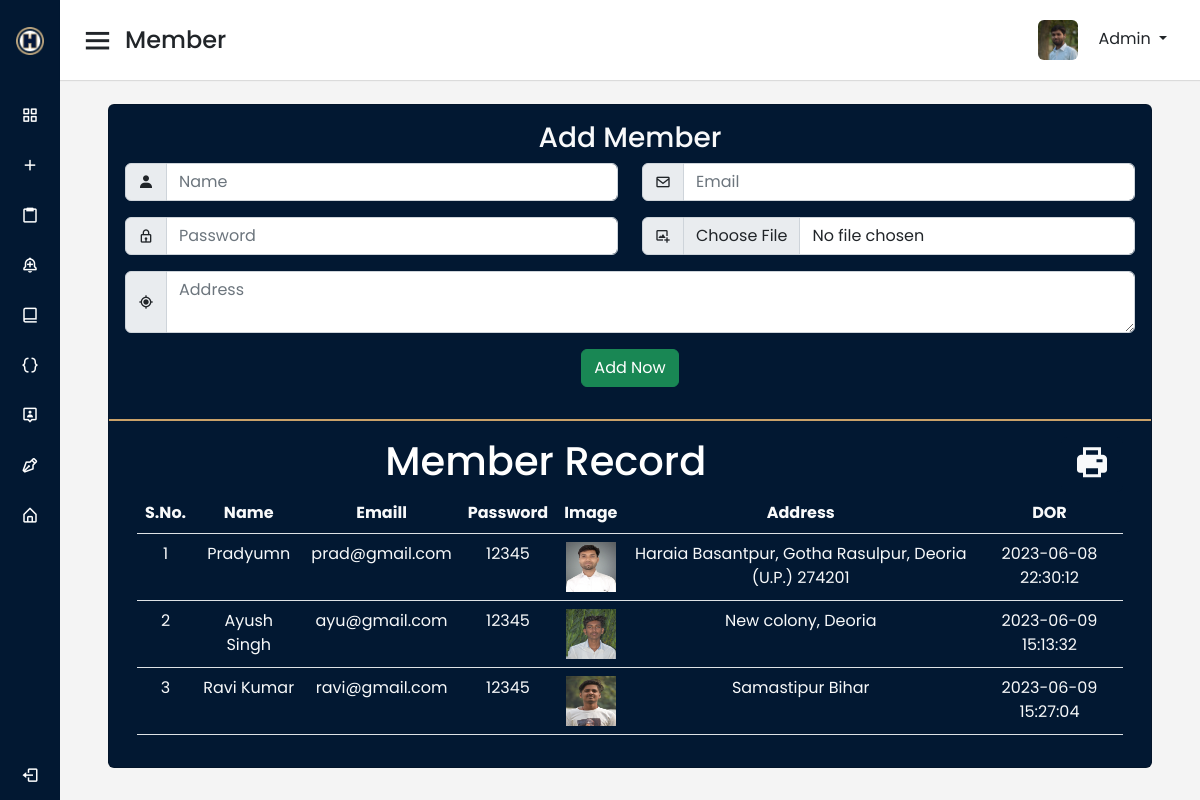
/admin/member.php, run on the app's committed database.
### tables this page shows
CREATE TABLE IF NOT EXISTS `tbl_member` (
  `id` int NOT NULL AUTO_INCREMENT,
  `member_name` varchar(60) DEFAULT NULL,
  `member_email` varchar(60) DEFAULT NULL,
  `member_pass` varchar(60) DEFAULT NULL,
  `member_img` varchar(120) DEFAULT NULL,
  `member_add` varchar(120) DEFAULT NULL,
  `dor` varchar(30) DEFAULT NULL,
  PRIMARY KEY (`id`)
);

### admin/member.php (the view, shortened to what this page needs)
<?php
include("./../dbcon.php");
require("header.php");
require("dashbord_menu.php");
?>
<section class="home-section">
    <nav>
        <div class="sidebar-button">
            <i class='bx bx-menu sidebarBtn'></i>
            <span class="dashboard">Member</span>
        </div>
        <div class="profile-details">
            <div class="dropdown">
                <button class="btn dropdown-toggle" type="button" data-bs-toggle="dropdown" aria-expanded="false">
                    <img src="../assets/img/DSC_2972.JPG" class="me-3" alt="">
                    Admin
                </button>
            </div>
        </div>
    </nav>
    <div class="home-content">
        <div class="card mx-5" style="background: #021832;color: #fff;">
            <div class="row g-0">
                <div class="col-lg text-center">
                    <div class="card-body ">
                        <h3 class="card-title text-light ">Add Member</h3>
                        <form action="" method="post" enctype="multipart/form-data">
                            <div class="row">
                                <div class="col-lg mb-3 mb-lg-3 input-group">
                                    <span class="input-group-text" id="basic-addon1"><i class='bx bxs-user'></i></span>
                                    <input type="text" class="form-control" placeholder="Name" name="name" aria-label="Name" aria-describedby="basic-addon1" required>
                                </div>
                                <div class="col-lg mb-3 mb-lg-3 input-group">
                                    <span class="input-group-text" id="basic-addon1"><i class='bx bx-envelope'></i></span>
                                    <input type="email" class="form-control" placeholder="Email" name="email" aria-label="Email" aria-describedby="basic-addon1" required>
                                </div>
                            </div>
                            <div class="row">
                                <div class="col-lg mb-3 mb-lg-3 input-group">
                                    <span class="input-group-text" id="basic-addon1"><i class='bx bx-lock'></i></span>
                                    <input type="password" class="form-control" placeholder="Password" name="pass" aria-label="Passs" aria-describedby="basic-addon1" required>
                                </div>
                                <div class="col-lg mb-3 mb-lg-3 input-group">
                                    <span class="input-group-text" id="basic-addon1"><i class='bx bx-image-add'></i></span>
                                    <input type="file" class="form-control" placeholder="Img" name="img" aria-label="Img" aria-describedby="basic-addon1" required accept=".png, .jpg, .jpeg">
                                </div>
                            </div>
                            <div class="row">
                            <div class="col-lg mb-3 mb-lg-3 input-group">
                                    <span class="input-group-text" id="basic-addon1"><i class='bx bx-current-location'></i></span>
                                    <textarea class="form-control" placeholder="Address" name="add" aria-label="Add" aria-describedby="basic-addon1" required></textarea>
                                </div>
                            </div>
                            <div class="col-lg mb-3 mb-lg-3">
                                <button type="submit" name="submit" class="btn btn-success mx-3 mx-lg-5">Add Now</button>
                            </div>
                        </form>
                    </div>
                </div>
            </div>
            <div class="row mx-0">
                <div class="col-lg text-center " style="border-top: 2px solid #caa169;">
                    <div class="card-body  ">
                        <div class="row">
                            <div class="col-lg-10 view_stu">
                                <h3 class=" h1 text-center">Member Record</h3>
                            </div>
                            <div class="col-lg-2 text-end ">
                                <button onclick="section('id')" class="btn text-light" style="background: #021832;">
                                    <i class='bx bxs-printer bx-md'></i></button>
                            </div>
                        </div>
                        <div class="table-responsive">
                            <table class="table text-light">
                                <thead>
                                    <tr>
                                        <th>S.No.</th>
                                        <th>Name</th>
                                        <th>Emaill</th>
                                        <th>Password</th>
                                        <th>Image</th>
                                        <th>Address</th>
                                        <th>DOR</th>
                                    </tr>
                                </thead>
                                <tbody>
                                    <?php
                                    $slct_qry = "SELECT * FROM tbl_member";
                                    $res1 = mysqli_query($con, $slct_qry);
                                    $i = 1;
                                    while ($row = mysqli_fetch_array($res1)) {
                                    ?>
                                        <tr class="">
                                            <td scope="row"><?php echo $i; ?></td>
                                            <td><?php echo $row['member_name']; ?></td>
                                            <td><?php echo $row['member_email']; ?></td>
                                            <td><?php echo $row['member_pass']; ?></td>
                                            <td><img src="http://localhost/hostel/Data/Img/<?php echo $row['member_img']; ?>" height="50px" width="50px"></td>
                                            <td><?php echo $row['member_add']; ?></td>
                                            <td><?php echo $row['dor']; ?></td>
                                        </tr>
                                    <?php
                                        $i++;
                                    } ?>
                                </tbody>
                            </table>
                        </div>
                    </div>
                </div>
            </div>
        </div>
    </div>
</section>
<?php
require("footer.php");
?>

### assets/css/st.css (style rules this page uses)
* { margin: 0; padding: 0; box-sizing: border-box; font-family: 'Poppins', sans-serif; }
:root { --primery-color:#021832; --secondary-color:#caa169; --bg-color:#f4f4f4; --bg-white:#fff; --bg-black:#000; --primary-font:'Poppins', sans-serif; --srcondary-font:'Oswald', sans-serif; --primery-text:#021832; --secondary-text:#caa169; --text-white:#fff; --text-black:#151515; --text-gray:#e4e4e4; }
body { font-family:var(--primary-font); background-color: var(--bg-white); }
.home-section { position: relative; background: var(--bg-color); min-height: 100vh; width: calc(100% - 240px); left: 240px; transition: all 0.5s ease; }
.home-section nav { display: flex; justify-content: space-between; height: 80px; background: var(--bg-white); display: flex; align-items: center; position: fixed; width: calc(100% - 240px); left: 240px; z-index: 100; padding: 0 20px; box-shadow: 0 1px 1px rgba(0, 0, 0, 0.1); transition: all 0.5s ease; }
.home-section nav .sidebar-button { display: flex; align-items: center; font-size: 24px; font-weight: 500; }
nav .sidebar-button i { font-size: 35px; margin-right: 10px; }
nav .profile-details img { height: 40px; width: 40px; border-radius: 6px; object-fit: cover; }
.home-section .home-content { position: relative; padding-top: 104px; }
@media (max-width: 1240px) { .home-section { width: calc(100% - 60px); left: 60px; } }
@media (max-width: 1240px) { .home-section nav { width: calc(100% - 60px); left: 60px; } }

### data on the page
tbl_member: member_name "Pradyumn", member_email "prad@gmail.com", member_pass "12345", member_img (picture), member_add "Haraia Basantpur, Gotha Rasulpur, Deoria (U.P.) 274201", dor "2023-06-08 22:30:12"
tbl_member: member_name "Ayush Singh", member_email "ayu@gmail.com", member_pass "12345", member_img (picture), member_add "New colony, Deoria", dor "2023-06-09 15:13:32"
tbl_member: member_name "Ravi Kumar", member_email "ravi@gmail.com", member_pass "12345", member_img (picture), member_add "Samastipur Bihar", dor "2023-06-09 15:27:04"
